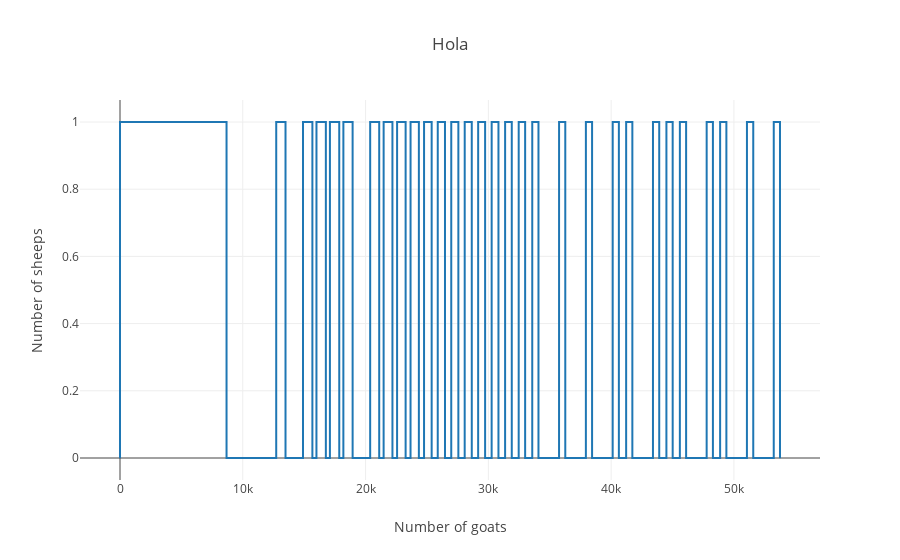
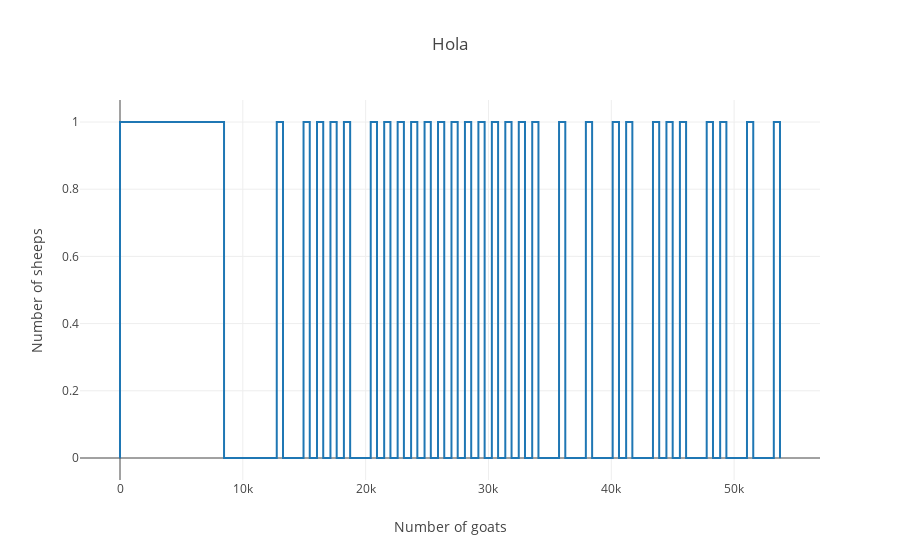
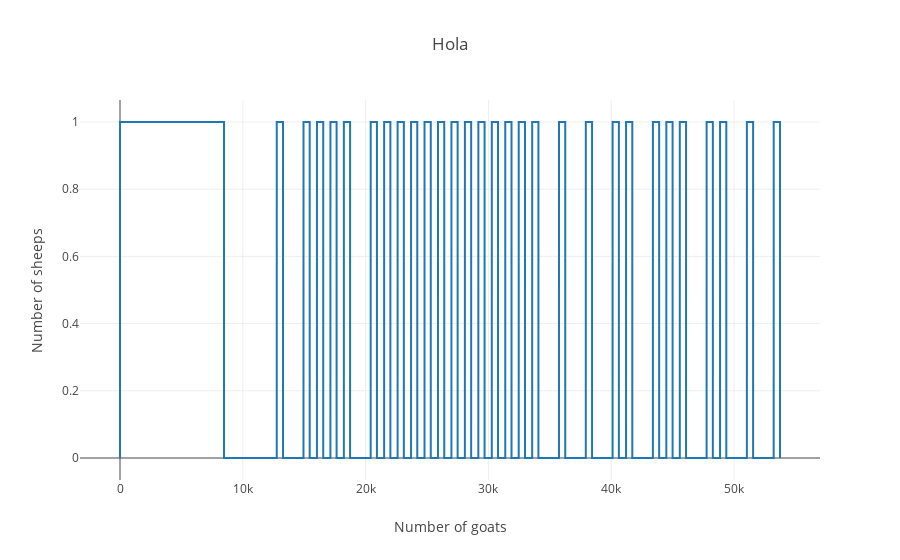
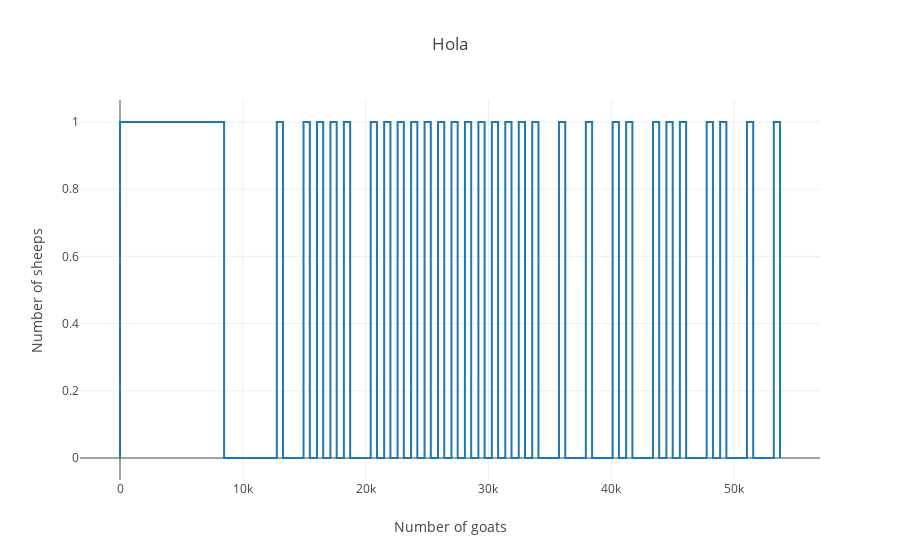

Here is the notebook cell these charts were saved with, in order:
### Code cell
# ## Graphical techniques
# 
# def create_graphs_HoHH(data_func, values_func, labels_func, sum_func, title):
#     create_three_pie_graphs((reg_survey_femHoHH, reg_survey, reg_survey_maleHoHH), data_func, values_func,
#                             labels_func, sum_func, title,
#                             "Female Head of Household", .04,
#                             "Global", .5,
#                             "Male Head of Household", .94)
# 
# def create_graphs_respondent(data_func, values_func, labels_func, sum_func, title):
#     create_three_pie_graphs((reg_survey_female, reg_survey, reg_survey_male), data_func, values_func,
#                             labels_func, sum_func, title,
#                             "Female Respondent", .07,
#                             "Global", .5,
#                             "Male Respondent", .91)
# 
# def create_pie_graph(serie, title):
#     fig = {
#         "layout": {
#             "title": title
#         },
#         "data": [
#             {
#                 "values": serie.values,
#                 "labels": serie.index.values,
#                 "type": "pie",
#                 "sort": False
#             }
#         ]
#     }
# 
#     iplot(fig)
#     
#     
# def create_three_pie_graphs((df1, df2, df3), data_func, values_func,
#                             labels_func, sum_func, title,
#                             title1, title1_x_offset,
#                             title2, title2_x_offset,
#                             title3, title3_x_offset):
#     data_fem = data_func(df1)
#     data_global = data_func(df2)
#     data_male = data_func(df3)
# 
#     fig = {
#         "layout": {
#             "title": title,
#             "annotations": [
#                 {
#                     "font": {
#                         "size": 14
#                     },
#                     "showarrow": False,
#                     #"text": title1 + " (" + str(sum_func(data_fem)) + ")",
#                     "text": title1,
#                     "x": title1_x_offset,
#                     "y": 1
#                 },
#                 {
#                     "font": {
#                         "size": 14
#                     },
#                     "showarrow": False,
#                     #"text": title2 + " (" + str(sum_func(data_global)) + ")",
#                     "text": title2,
#                     "x": title2_x_offset,
#                     "y": 1
#                 },
#                 {
#                     "font": {
#                         "size": 14
#                     },
#                     "showarrow": False,
#                     #"text": title3 + " (" + str(sum_func(data_male)) + ")",
#                     "text": title3,
#                     "x": title3_x_offset,
#                     "y": 1
#                 }
#             ]
#         },
#         "data": [
#             {
#                 "values": values_func(data_fem),
#                 "labels": labels_func(data_fem),
#                 "domain": {
#                     "x": [0, .32]
#                 },
#                 "type": "pie",
#                 "sort": False
#             },
#             {
#                 "values": values_func(data_global),
#                 "labels": labels_func(data_global),
#                 "domain": {
#                     "x": [.34, .64]
#                 },
#                 "type": "pie",
#                 "sort": False
#             },
#             {
#                 "values": values_func(data_male),
#                 "labels": labels_func(data_male),
#                 "domain": {
#                     "x": [.66, .98]
#                 },
#                 "type": "pie",
#                 "sort": False
#             }
#         ]
#     }
# 
#     iplot(fig)
# 
# def create_stacked_bars_graph((df1, df2), data_func, x_func, y_func, title,
#                               title_df1, title_df2):
#     data_global = data_func(pd.concat([df1, df2]))
#     data_fem = data_func(df1)
#     data_male = data_func(df2)
# 
#     fig = {
#         "layout": {
#             "title": title,
#             "xaxis": {
#                 "tickangle": -45
#             },
#             "barmode": "stack",
#             "width": 700,
#             "annotations": []
#         },
#         "data": [
#             {
#                 "x": x_func(data_fem),
#                 "y": y_func(data_fem),
#                 "type": "bar",
#                 "name": title_df1,
#                 "marker": {
#                     "color": 'rgb(225,225,258)',
#                     "line": {
#                         "color": 'rgb(0,0,192)',
#                         "width": 1.5
#                     }
#                 },
#             },
#             {
#                 "x": x_func(data_male),
#                 "y": y_func(data_male),
#                 "type": "bar",
#                 "name": title_df2,
#                 "marker": {
#                     "color": 'rgb(258,225,225)',
#                     "line": {
#                         "color": 'rgb(192,0,0)',
#                         "width": 1.5
#                     }
#                 },
#             }
#         
#         ]
#     }
# 
# 
# #    for i in range(0, len(kitchen_type)):
# #        fig["layout"]["annotations"].append(
# #            {
# #                 "x": map(lambda x: x.capitalize(), kitchen_perc.index.values)[i],
# #                 "y": kitchen_perc.values[i] + 1.5,
# #                "x": pd.concat([df1, df2])[i],
# #                "y": y_func(data_global)[i] + 1.5,
# #                "text": str(data_global.values[i]) + "%",
# #                "font": dict(
# #                    family='Arial',
# #                    size=14,
# #                    color='rgba(0, 0, 100, 1)'
# #                ),
# #                "showarrow": False,
# #    
# #            }
# #        )
# #
# #
#     iplot(fig)
#     
# 
# def plot_wealth_criteria(groupby_data, values, title):
#     groupby_data = groupby_data * 100 / groupby_data.sum()
#     poor = groupby_data[groupby_data.index <= values[0]]
#     medium = groupby_data[groupby_data.index > values[0]]
#     medium = medium[medium.index <= values[1]]
#     rich = groupby_data[groupby_data.index > values[1]]
#     rich = rich[rich.index <= values[2]]
#     print medium
#     
#     fig_distribution = {
#         "layout": {
#             "title": title,
#             "yaxis": {
#                 "ticksuffix": "%"
#             },
#             "width": 700,
#             "annotations": []
#         },
#         "data": [
#             {
#                 "x": poor.index.values,
#                 "y": poor.values,
#                 "type": "bar",
#                 "name": "Very poor (" + str(round(poor.values.sum(), 1)) + "%)" ,
#                 "marker": {
#                     "color": 'rgb(214,39,40)',
#                 }
#             },
#             {
#                 "x": medium.index.values,
#                 "y": medium.values,
#                 "type": "bar",
#                 "name": "Poor (" + str(round(medium.values.sum(), 1)) + "%)",
#                 "marker": {
#                     "color": 'rgb(255,127,14)',
#                 }
#             },
#             {
#                 "x": rich.index.values,
#                 "y": rich.values,
#                 "type": "bar",
#                 "name": "Medium (" + str(round(rich.values.sum(), 1)) + "%)",
#                 "marker": {
#                     "color": 'rgb(44,160,44)',
#                 }
#             }
#         ]
#     }
#     
#     iplot(fig_distribution)

def plot_bits(command, title):
    graph = {
        "layout": {
            "title": title,
            "xaxis": {
                "title": "Number of goats"
            },
            "yaxis": {
                "title": "Number of sheeps"
            }
        },
        "data": [
            {
    
                "x": list(map(lambda x: x[1], command)),
                "y": list(map(lambda x: x[0], command)),
                "mode": "markers+lines",
                "marker": {
                    "size": 1
                },
                "type": "scatter"
            }
        ]
    }
    iplot(graph)

plot_bits(new_commands[0], "Hola")
plot_bits(new_commands[1], "Hola")
plot_bits(new_commands[2], "Hola")
plot_bits(new_commands[3], "Hola")
plot_bits(new_commands[4], "Hola")
plot_bits(new_commands[5], "Hola")

### Figure 1 — Plotly figure (JSON) as saved in the notebook; plotly's stock layout.template omitted (floating-point values rounded to 4 significant figures)
{"data": [{"marker": {"size": 1}, "mode": "markers+lines", "type": "scatter", "x": [0, 1, 8677, 8678, 12723, 12724, 13480, 13481, 14904, 14905, 15668, 15669, 16000, 16001, 16765, 16766, 17096, 17097, 17856, 17857, 18192, 18193, 18945, 18946, 20375, 20376, 21111, 21112, 21471, 21472, 22188, 22189, 22567, 22568, 23262, 23263, 23663, 23664, 24341, 24342, 24763, 24764, 25383, 25384, 25879, 25880, 26468, 26469, 26978, 26979, 27557, 27558, 28074, 28075, 28649, 28650, 29170, 29171, 29736, 29737, 30269, 30270, 30823, 30824, 31365, 31366, 31907, 31908, 32471, 32472, 32996, 32997, 33575, 33576, 34082, 34083, 35759, 35760, 36265, 36266, 37943, 37944, 38448, 38449, 40127, 40128, 40630, 40631, 41223, 41224, 41728, 41729, 43406, 43407, 43917, 43918, 44502, 44503, 45012, 45013, 45597, 45598, 46107, 46108, 47780, 47781, 48289, 48290, 48877, 48878, 49386, 49387, 51060, 51061, 51574, 51575, 53244, 53245, 53752, 53753], "y": [0, 1, 1, 0, 0, 1, 1, 0, 0, 1, 1, 0, 0, 1, 1, 0, 0, 1, 1, 0, 0, 1, 1, 0, 0, 1, 1, 0, 0, 1, 1, 0, 0, 1, 1, 0, 0, 1, 1, 0, 0, 1, 1, 0, 0, 1, 1, 0, 0, 1, 1, 0, 0, 1, 1, 0, 0, 1, 1, 0, 0, 1, 1, 0, 0, 1, 1, 0, 0, 1, 1, 0, 0, 1, 1, 0, 0, 1, 1, 0, 0, 1, 1, 0, 0, 1, 1, 0, 0, 1, 1, 0, 0, 1, 1, 0, 0, 1, 1, 0, 0, 1, 1, 0, 0, 1, 1, 0, 0, 1, 1, 0, 0, 1, 1, 0, 0, 1, 1, 0]}], "layout": {"title": "Hola", "xaxis": {"title": "Number of goats"}, "yaxis": {"title": "Number of sheeps"}}}

### Figure 2 — Plotly figure (JSON) as saved in the notebook; plotly's stock layout.template omitted (floating-point values rounded to 4 significant figures)
{"data": [{"marker": {"size": 1}, "mode": "markers+lines", "type": "scatter", "x": [0, 1, 8470, 8471, 12763, 12764, 13271, 13272, 14942, 14943, 15449, 15450, 16038, 16039, 16546, 16547, 17134, 17135, 17642, 17643, 18229, 18230, 18738, 18739, 20413, 20414, 20923, 20924, 21509, 21510, 22018, 22019, 22605, 22606, 23114, 23115, 23700, 23701, 24208, 24209, 24796, 24797, 25305, 25306, 25891, 25892, 26399, 26400, 26987, 26988, 27494, 27495, 28083, 28084, 28594, 28595, 29179, 29180, 29687, 29688, 30275, 30276, 30783, 30784, 31370, 31371, 31879, 31880, 32466, 32467, 32973, 32974, 33561, 33562, 34069, 34070, 35745, 35746, 36254, 36255, 37929, 37930, 38438, 38439, 40112, 40113, 40626, 40627, 41208, 41209, 41714, 41715, 43392, 43393, 43900, 43901, 44488, 44489, 44997, 44998, 45585, 45586, 46089, 46090, 47767, 47768, 48278, 48279, 48863, 48864, 49370, 49371, 51047, 51048, 51557, 51558, 53231, 53232, 53734, 53735], "y": [0, 1, 1, 0, 0, 1, 1, 0, 0, 1, 1, 0, 0, 1, 1, 0, 0, 1, 1, 0, 0, 1, 1, 0, 0, 1, 1, 0, 0, 1, 1, 0, 0, 1, 1, 0, 0, 1, 1, 0, 0, 1, 1, 0, 0, 1, 1, 0, 0, 1, 1, 0, 0, 1, 1, 0, 0, 1, 1, 0, 0, 1, 1, 0, 0, 1, 1, 0, 0, 1, 1, 0, 0, 1, 1, 0, 0, 1, 1, 0, 0, 1, 1, 0, 0, 1, 1, 0, 0, 1, 1, 0, 0, 1, 1, 0, 0, 1, 1, 0, 0, 1, 1, 0, 0, 1, 1, 0, 0, 1, 1, 0, 0, 1, 1, 0, 0, 1, 1, 0]}], "layout": {"title": "Hola", "xaxis": {"title": "Number of goats"}, "yaxis": {"title": "Number of sheeps"}}}

### Figure 3 — Plotly figure (JSON) as saved in the notebook; plotly's stock layout.template omitted (floating-point values rounded to 4 significant figures)
{"data": [{"marker": {"size": 1}, "mode": "markers+lines", "type": "scatter", "x": [0, 1, 8470, 8471, 12764, 12765, 13272, 13273, 14942, 14943, 15446, 15447, 16037, 16038, 16549, 16550, 17134, 17135, 17638, 17639, 18230, 18231, 18736, 18737, 20413, 20414, 20922, 20923, 21509, 21510, 22017, 22018, 22605, 22606, 23114, 23115, 23701, 23702, 24207, 24208, 24796, 24797, 25306, 25307, 25892, 25893, 26403, 26404, 26988, 26989, 27494, 27495, 28084, 28085, 28595, 28596, 29180, 29181, 29687, 29688, 30275, 30276, 30784, 30785, 31371, 31372, 31880, 31881, 32467, 32468, 32977, 32978, 33563, 33564, 34072, 34073, 35746, 35747, 36256, 36257, 37930, 37931, 38440, 38441, 40113, 40114, 40623, 40624, 41209, 41210, 41716, 41717, 43393, 43394, 43903, 43904, 44488, 44489, 44997, 44998, 45584, 45585, 46095, 46096, 47768, 47769, 48276, 48277, 48863, 48864, 49372, 49373, 51046, 51047, 51555, 51556, 53230, 53231, 53743, 53744], "y": [0, 1, 1, 0, 0, 1, 1, 0, 0, 1, 1, 0, 0, 1, 1, 0, 0, 1, 1, 0, 0, 1, 1, 0, 0, 1, 1, 0, 0, 1, 1, 0, 0, 1, 1, 0, 0, 1, 1, 0, 0, 1, 1, 0, 0, 1, 1, 0, 0, 1, 1, 0, 0, 1, 1, 0, 0, 1, 1, 0, 0, 1, 1, 0, 0, 1, 1, 0, 0, 1, 1, 0, 0, 1, 1, 0, 0, 1, 1, 0, 0, 1, 1, 0, 0, 1, 1, 0, 0, 1, 1, 0, 0, 1, 1, 0, 0, 1, 1, 0, 0, 1, 1, 0, 0, 1, 1, 0, 0, 1, 1, 0, 0, 1, 1, 0, 0, 1, 1, 0]}], "layout": {"title": "Hola", "xaxis": {"title": "Number of goats"}, "yaxis": {"title": "Number of sheeps"}}}

### Figure 4 — Plotly figure (JSON) as saved in the notebook; plotly's stock layout.template omitted (floating-point values rounded to 4 significant figures)
{"data": [{"marker": {"size": 1}, "mode": "markers+lines", "type": "scatter", "x": [0, 1, 8475, 8476, 12767, 12768, 13268, 13269, 14942, 14943, 15454, 15455, 16038, 16039, 16545, 16546, 17133, 17134, 17643, 17644, 18229, 18230, 18738, 18739, 20412, 20413, 20922, 20923, 21508, 21509, 22019, 22020, 22604, 22605, 23110, 23111, 23700, 23701, 24209, 24210, 24797, 24798, 25305, 25306, 25891, 25892, 26400, 26401, 26987, 26988, 27494, 27495, 28084, 28085, 28593, 28594, 29181, 29182, 29688, 29689, 30275, 30276, 30784, 30785, 31370, 31371, 31877, 31878, 32467, 32468, 32975, 32976, 33562, 33563, 34071, 34072, 35745, 35746, 36253, 36254, 37929, 37930, 38439, 38440, 40112, 40113, 40621, 40622, 41208, 41209, 41720, 41721, 43393, 43394, 43901, 43902, 44488, 44489, 45000, 45001, 45584, 45585, 46093, 46094, 47767, 47768, 48276, 48277, 48863, 48864, 49372, 49373, 51046, 51047, 51554, 51555, 53231, 53232, 53736, 53737], "y": [0, 1, 1, 0, 0, 1, 1, 0, 0, 1, 1, 0, 0, 1, 1, 0, 0, 1, 1, 0, 0, 1, 1, 0, 0, 1, 1, 0, 0, 1, 1, 0, 0, 1, 1, 0, 0, 1, 1, 0, 0, 1, 1, 0, 0, 1, 1, 0, 0, 1, 1, 0, 0, 1, 1, 0, 0, 1, 1, 0, 0, 1, 1, 0, 0, 1, 1, 0, 0, 1, 1, 0, 0, 1, 1, 0, 0, 1, 1, 0, 0, 1, 1, 0, 0, 1, 1, 0, 0, 1, 1, 0, 0, 1, 1, 0, 0, 1, 1, 0, 0, 1, 1, 0, 0, 1, 1, 0, 0, 1, 1, 0, 0, 1, 1, 0, 0, 1, 1, 0]}], "layout": {"title": "Hola", "xaxis": {"title": "Number of goats"}, "yaxis": {"title": "Number of sheeps"}}}
